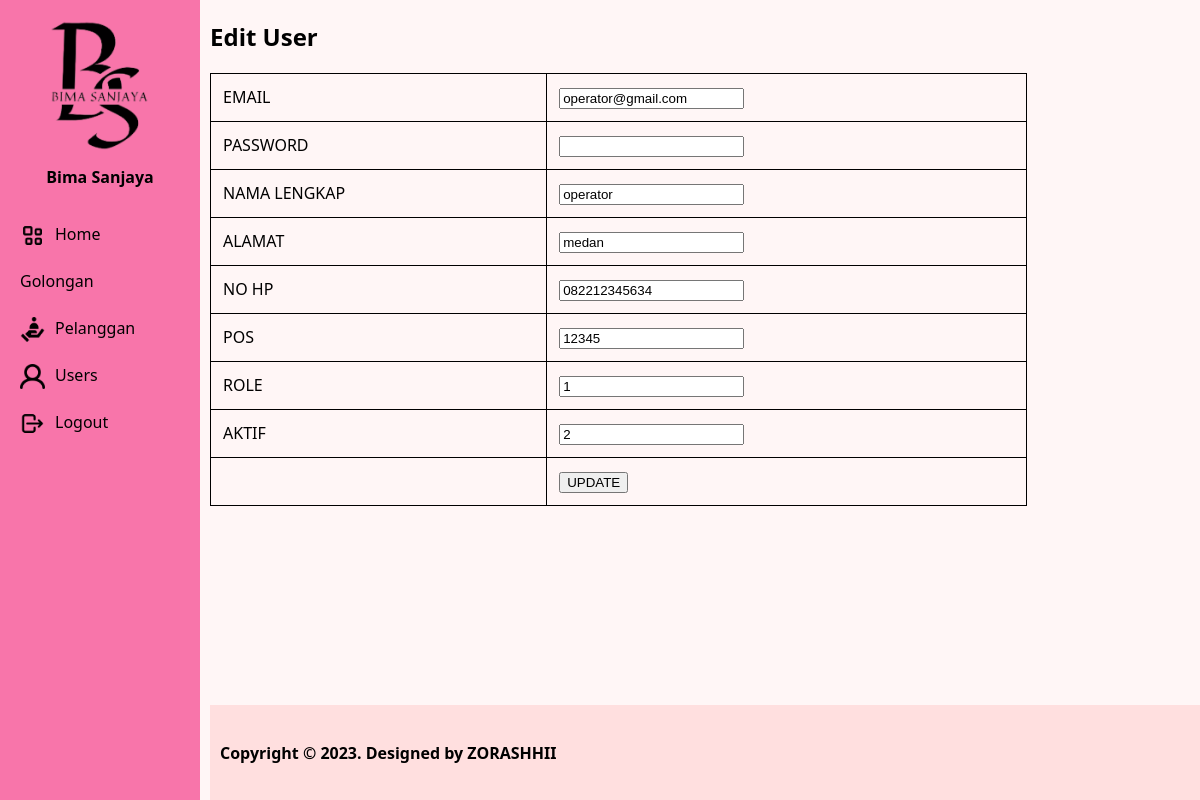
/user/edit/123 (signed in), run on the app's committed database.
### tables this page shows
CREATE TABLE `tb_user` (
  `user_id` int(11) NOT NULL,
  `user_email` varchar(50) NOT NULL,
  `user_Password` varchar(100) NOT NULL,
  `user_nama` varchar(100) NOT NULL,
  `user_alamat` text DEFAULT NULL,
  `user_hp` varchar(25) NOT NULL,
  `user_pos` varchar(5) NOT NULL,
  `user_role` tinyint(2) NOT NULL,
  `user_aktif` tinyint(2) NOT NULL,
  `created_at` timestamp NOT NULL DEFAULT current_timestamp(),
  `upadated_at` datetime DEFAULT NULL
);

### app/core/Controller.php (called while the page is built, shortened)
<?php
class Controller
{
	public function dashboard($view, $data = [])
	{
		require_once ROOT . "layouts/dashboard.php";
	}
}

### app/controllers/User.php (called while the page is built, shortened)
<?php
class User extends Controller
{
	public object $model;
	public function __construct()
	{
		$this->model = new \App\Models\User();
	}
	public function edit($id)
	{
		$data['row'] = $this->model->edit($id);
		$this->dashboard('user/edit', $data);
	}
}

### index.php (called while the page is built, shortened)
<?php
new App\Core\Bootstrap();

### app/core/Model.php (called while the page is built, shortened)
<?php
class Model
{
	public function __construct()
	{
		try {
			$this->db = new PDO("mysql:host=localhost;dbname=dbpln", "root", "");
		} catch (Exception $e) {
			die("error! " . $e->getMessage());
		}
	}
}

### app/models/User.php (called while the page is built, shortened)
<?php
class User extends Model
{
      public function edit($user_id)
      {
            $query = "SELECT * FROM tb_user WHERE user_id=:user_id";
            $stmt = $this->db->prepare($query);
            $stmt->bindParam(":user_id", $user_id);
            $stmt->execute();
            return $this->select($stmt);
      }
}

### app/views/user/edit.php (the view, shortened to what this page needs)
<h2>Edit User</h2>
<form action="<?php echo URL; ?>/user/update" method="post">
    <table>
        <tr>
            <td>EMAIL</td>
            <td><input type="email" name="user_email" value="<?php echo $data['row']['user_email']; ?>" required></td>
        </tr>
        <tr>
            <td>PASSWORD</td>
            <td><input type="password" name="user_password"></td>
        </tr>
        <tr>
            <td>NAMA LENGKAP</td>
            <td><input type="text" name="user_nama" value="<?php echo $data['row']['user_nama']; ?>" required></td>
        </tr>
        <tr>
            <td>ALAMAT</td>
            <td><input type="text" name="user_alamat" value="<?php echo $data['row']['user_alamat']; ?>" required></td>
        </tr>
        <tr>
            <td>NO HP</td>
            <td><input type="text" name="user_hp" value="<?php echo $data['row']['user_hp']; ?>" required></td>
        </tr>
        <tr>
            <td>POS</td>
            <td><input type="text" name="user_pos" value="<?php echo $data['row']['user_pos']; ?>" required></td>
        </tr>
        <tr>
            <td>ROLE</td>
            <td><input type="text" name="user_role" value="<?php echo $data['row']['user_role']; ?>" required></td>
        </tr>
        <tr>
            <td>AKTIF</td>
            <td><input type="text" name="user_aktif" value="<?php echo $data['row']['user_aktif']; ?>" required></td>
        </tr>
        <tr>
            <td></td>
            <td><input type="submit" name="btn_update" value="UPDATE"></td>
        </tr>
    </table>
</form>

### layouts/assets/css/style.css (style rules this page uses)
body { font-family: 'Segoe UI', Tahoma, Geneva, Verdana, sans-serif; margin: 0; background-color: #FFF6F6; }
table { margin-top: 20px !important; border: 1px solid #000000; border-collapse: collapse; width: 110%; }
table th, table td { border: 1px solid #000000; padding: 12px; text-align: left; }

### data on the page
tb_user: user_email "operator@gmail.com", user_nama "operator", user_alamat "medan", user_hp "082212345634", user_pos "12345", user_role "1", user_aktif "2"

### other printed values
$_SESSION['user_nama'] "Bima Sanjaya"
